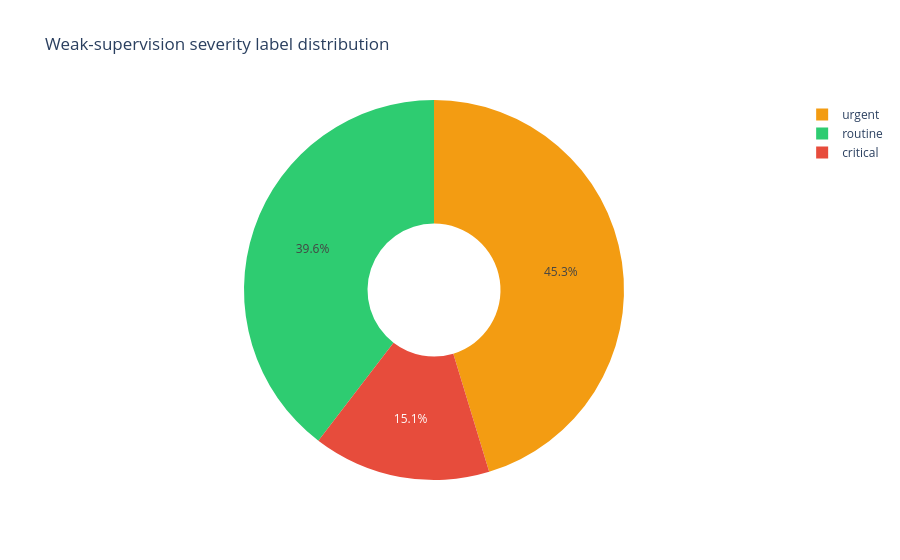

Notebook code cell kept with this figure:
### Code cell
# Distribution chart
fig = px.pie(
    df, names='severity',
    title='Weak-supervision severity label distribution',
    color='severity',
    color_discrete_map={'routine': '#2ecc71', 'urgent': '#f39c12', 'critical': '#e74c3c'},
    hole=0.35,
)
fig.show()

### Figure 1 — Plotly figure (JSON) as saved in the notebook; plotly's stock layout.template omitted (floating-point values rounded to 4 significant figures; data arrays with more than 128 entries replaced by an {"elided": "..."} marker saying what was removed)
{"data": [{"customdata": {"elided": "2324x1 str values"}, "domain": {"x": [0, 1], "y": [0, 1]}, "hole": 0.35, "hovertemplate": "severity=%{customdata[0]}<extra></extra>", "labels": {"elided": "2324 str values"}, "legendgroup": "", "marker": {"colors": {"elided": "2324 str values"}}, "name": "", "showlegend": true, "type": "pie"}], "layout": {"legend": {"tracegroupgap": 0}, "title": {"text": "Weak-supervision severity label distribution"}}}
